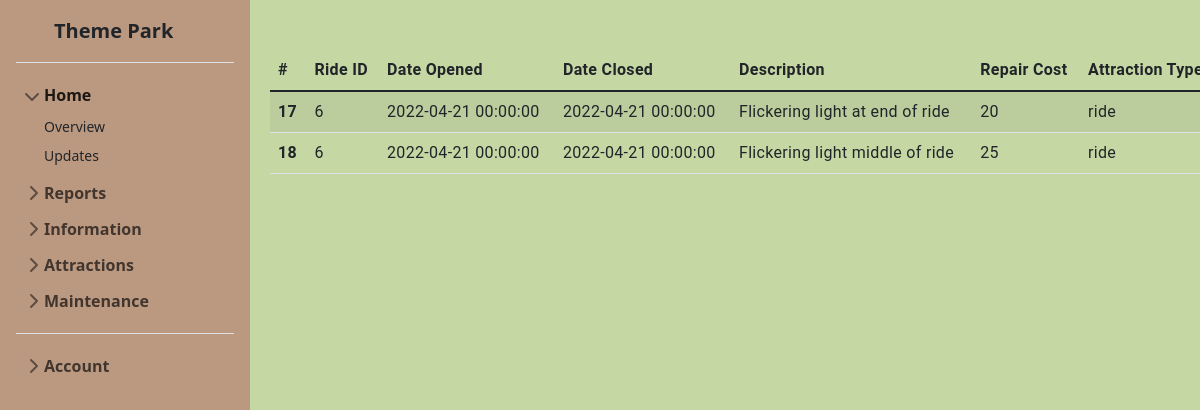
Screenshot of /repair_processing.php with the database file from the repository.
### tables this page shows
CREATE TABLE `maintaince_tickets` (
  `id` int NOT NULL AUTO_INCREMENT,
  `ride_id` int DEFAULT NULL,
  `date_opened` datetime DEFAULT NULL,
  `date_closed` datetime DEFAULT NULL,
  `ticket_discription` varchar(3000) DEFAULT NULL,
  `cost_of_repair` int DEFAULT NULL,
  `attraction_type` varchar(50) DEFAULT NULL,
  `ticket_status` tinyint(1) DEFAULT NULL,
  `employee_to_notify` int DEFAULT NULL,
  `is_deleted` tinyint(1) DEFAULT '0',
  PRIMARY KEY (`id`),
  KEY `ride_id` (`ride_id`),
  CONSTRAINT `maintaince_tickets_ibfk_1` FOREIGN KEY (`ride_id`) REFERENCES `rides` (`ride_id`)
);

### repair_processing.php (the view, shortened to what this page needs)
<?php
  include_once 'includes/dbh.inc.php';
  include_once 'header.php';
  ?>
<div id="content" class="content">
  <div class="table-wrap">
  <table class="table table-striped table-hover table-responsive">
  <thead>
    <tr>
      <th scope="col">#</th>
      <th scope="col">Ride ID</th>
      <th scope="col">Date Opened</th>
      <th scope="col">Date Closed</th>
      <th scope="col">Description</th>
      <th scope="col">Repair Cost</th>
      <th scope="col">Attraction Type</th>
    </tr>
  </thead>
  <tbody>
  <?php
  $query = 'SELECT * FROM maintaince_tickets WHERE ticket_status=0 AND is_deleted=0;';
  $result = $conn->query($query);
  while($row = $result->fetch_assoc()): ?>
  <tr>
    <th><?php echo $row['id']; ?></th>
    <td><?php echo $row['ride_id']; ?></td>
    <td><?php echo $row['date_opened']; ?></td>
    <td><?php echo $row['date_closed']; ?></td>
    <td><?php echo $row['ticket_discription']; ?></td>
    <td><?php echo $row['cost_of_repair']; ?></td>
    <td><?php echo $row['attraction_type']; ?></td>
  </tr>
<?php endwhile; ?>
</tbody>
</table>
</div>
  </body>
</html>

### style.css (style rules this page uses)
html { height: -webkit-fill-available; }
body { display: flex; min-height: 100vh; background: #C5D8A4; }
table { margin-top: 50px; margin-left: 20px; margin-right: 20px; }
.table-wrap { height: 120px; }
.table { font-family: Roboto, sans-serif; letter-spacing: 0.02em; position: relative; border-collapse: collapse; }
.content { flex-grow: 1; display: flex; background: #C5D8A4; padding-left: 250px; }
:root { --color1: #F4FCD9; --color2: #C5D8A4; --color3: #BB9981; --color4: #534340; }

### rows the page displays
maintaince_tickets: id "17", ride "6", date_opened "2022-04-21 00:00:00", date_closed "2022-04-21 00:00:00", ticket_discription "Flickering light at end of ride", cost_of_repair "20", attraction_type "ride"
maintaince_tickets: id "18", ride "6", date_opened "2022-04-21 00:00:00", date_closed "2022-04-21 00:00:00", ticket_discription "Flickering light middle of ride", cost_of_repair "25", attraction_type "ride"
